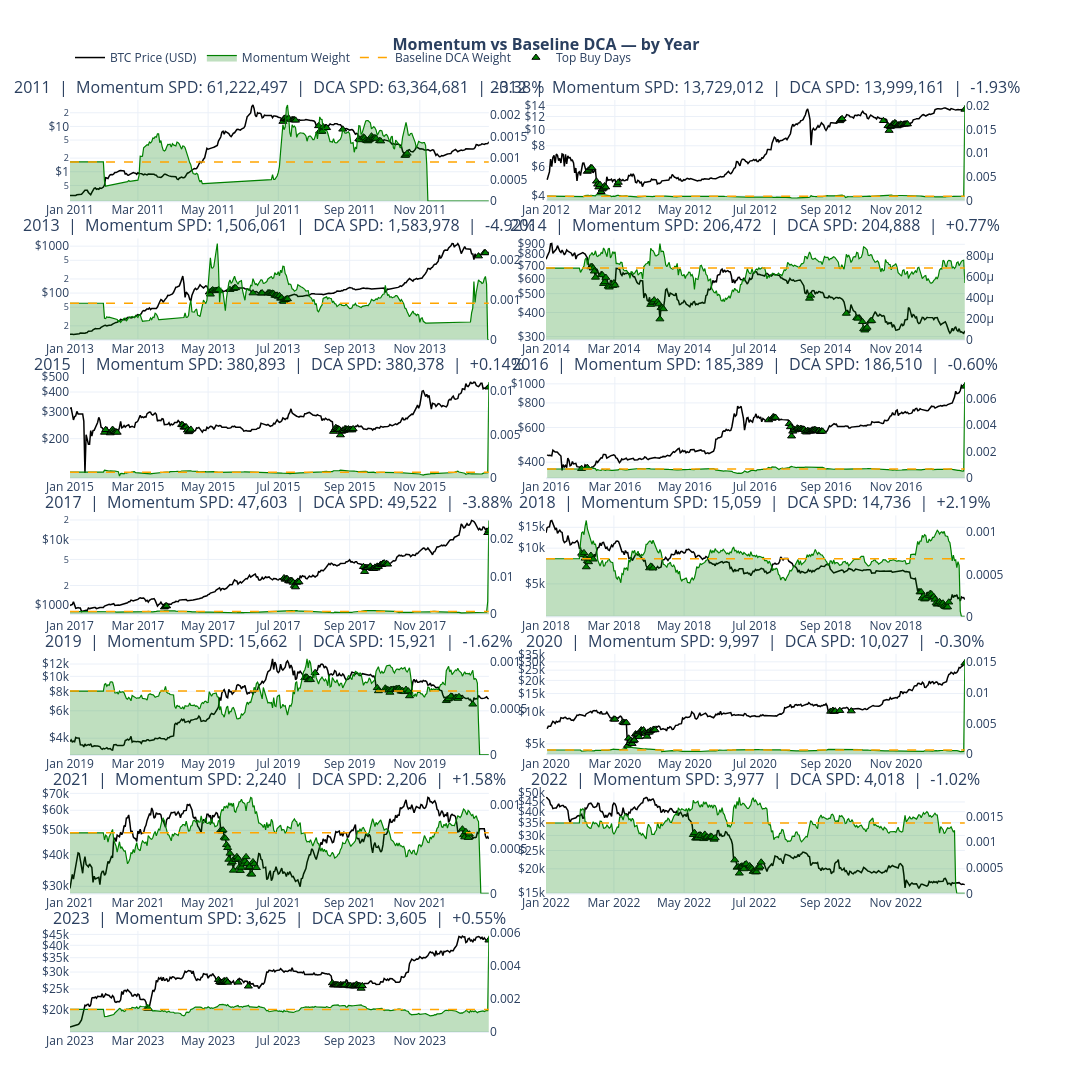

Notebook source saved alongside this figure:
### Code cell
# per year plots
year_plots = plots.plot_strategy_by_year(combined_plot_df, cols, "Momentum")
plt.show()
